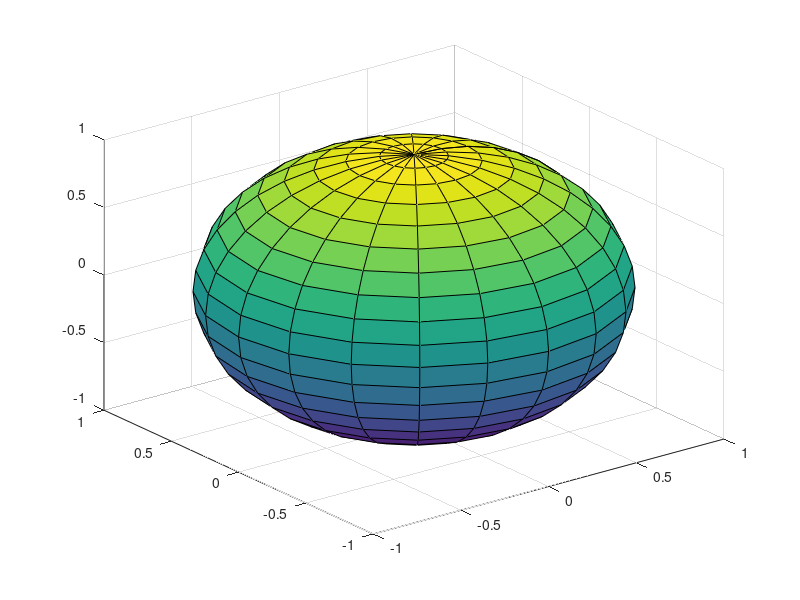

MATLAB code to generate this figure: (Note: this script raises an error after producing the figure.)
% Example,
clear all
% Load a triangulated mesh of a sphere
sphere; 

% Show the mesh
figure, patch(FV,'FaceColor',[1 0 0]); axis square;

% Convert the mesh to a voxelvolume
Volume=polygon2voxel(FV,[50 50 50],'auto');

% Show x,y,z slices
figure,
subplot(1,3,1), imshow(squeeze(Volume(25,:,:)));
subplot(1,3,2), imshow(squeeze(Volume(:,25,:)));
subplot(1,3,3), imshow(squeeze(Volume(:,:,25)));

%  Show iso surface of result
figure, patch(isosurface(Volume,0.1), 'Facecolor', [1 0 0]);
